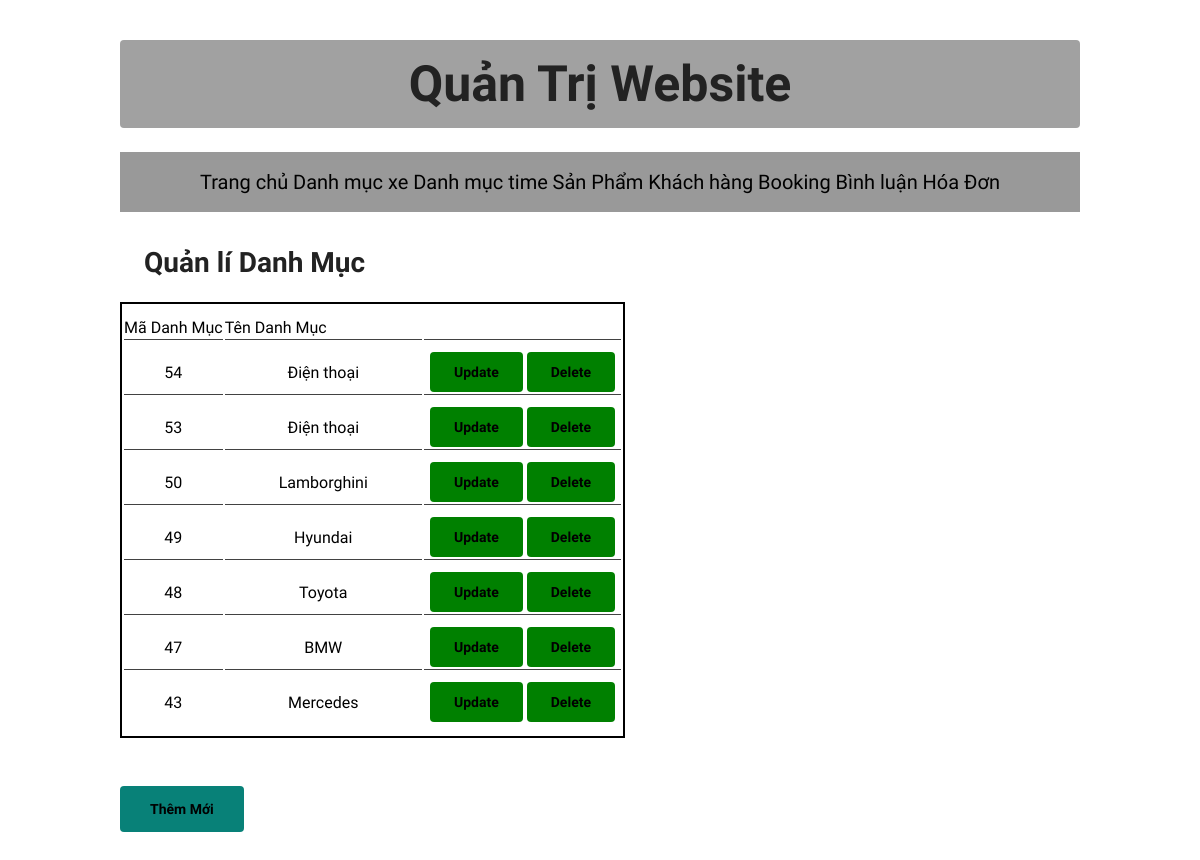
Screenshot of /admin/index.php?act=listdm with the database file from the repository.
### tables this page shows
CREATE TABLE `danhmuc` (
  `id` int(11) NOT NULL,
  `name1` varchar(255) NOT NULL
);

### modal/pdo.php (called while the page is built, shortened)
<?php
function pdo_get_connection(){
    $dburl = "mysql:host=localhost;dbname=duan1;charset=utf8";
    $username = 'root';
    $password = '';
    $conn = new PDO($dburl, $username, $password);
    $conn->setAttribute(PDO::ATTR_ERRMODE, PDO::ERRMODE_EXCEPTION);
    return $conn;
}
function pdo_query($sql){
    $sql_args = array_slice(func_get_args(), 1);
    try{
        $conn = pdo_get_connection();
        $stmt = $conn->prepare($sql);
        $stmt->execute($sql_args);
        $rows = $stmt->fetchAll();
        return $rows;
    }
    catch(PDOException $e){
        throw $e;
    }
    finally{
        unset($conn);
    }
}

### modal/danhmuc.php (called while the page is built, shortened)
<?php
function loadall_danhmuc(){
    $sql="select * from danhmuc order by id desc";
            $listdanhmuc=pdo_query($sql);
            return $listdanhmuc;
}
?>

### admin/danhmuc/list.php (the view, shortened to what this page needs)
<section>
            <h2>Quản lí Danh Mục</h2>
            <table>
                <thead>
                    <tr>
                        <td>Mã Danh Mục</td>
                        <td>Tên Danh Mục</td>
                    </tr>
                </thead>
                <tbody>
                <?php
                    foreach($listdanhmuc as $danhmuc){
                        extract($danhmuc);
                        echo '<tr>
                        <td width="20%">'.$id.'</td>
                        <td width="40%">'.$name1.'</td>
                        <td>
                            <a href="index.php?act=suadm&id='.$id.'""><button class="normal update" >Update</button></a>
                            <a href="index.php?act=xoadm&id='.$id.'"><button class="normal update" >Delete</button></a>
                        </td>
                    </tr>';
                    }
                ?>
                </tbody>
            </table>
        </section>
        <a href="index.php?act=adddm"><button class="normal btn" type ="submit" name = "btn_luu">Thêm Mới</button></a>
        </div>
    </body>
</html>

### admin/header.php (shortened to what this page needs)
<!DOCTYPE html>
<html lang="en">
    <head>
        <link rel="stylesheet" href="../admin/style.css">
        <link rel="stylesheet" href="../admin/style2.css">
    </head>
    <body>
        <div class="app">
            <h1>Quản Trị Website</h1>
            <ul>
                <li><a href="index.php?act=home">Trang chủ</a>
            </li>
                <li><a class="active"  href="index.php?act=listdm">Danh mục xe</a></li>
                <li><a class="active"  href="index.php?act=listdmtime">Danh mục time</a></li>
                <li><a  href="index.php?act=addsp">Sản Phẩm</a></li>
                <li><a  href="index.php?act=khachhang">Khách hàng</a></li>
                <li><a  href="index.php?act=booking">Booking</a></li>
                <li><a   href="index.php?act=dsbl">Bình luận</a></li>
                <li><a href="index.php?act=show">Hóa Đơn</a></li>
            </ul>

### admin/index.php (shortened to what this page needs)
<?php
include "header.php";
include "../modal/pdo.php";
include "../modal/danhmuc.php";
include "../modal/sanpham.php";
$listdanhmuc = loadall_danhmuc();
if(isset($_GET['act'])){
    $act=$_GET['act'];
    switch($act){
            case 'listdm':
                $listdanhmuc = loadall_danhmuc();
                include "danhmuc/list.php";
                break;
    }
}else {
    include "home.php";
}
include "footer.php";
?>

### admin/footer.php
</body>
</html>

### admin/style.css (style rules this page uses)
* { margin: 0; padding: 0; box-sizing: border-box; font-family: 'Spartan',sans-serif; }
h1 { font-size: 50px; line-height: 64px; color: #222; }
h2 { font-size: 46px; line-height: 54px; color: #222; }
button.normal { font-size: 14px; font-weight: 600; padding: 15px 30px; color: #000; background-color: #fff; border-radius: 4px; cursor: pointer; border: none; outline: none; transition: 0.2s; }
body { width: 100%; }

### admin/style2.css (style rules this page uses)
.app { padding: 40px 120px; }
h2 { font-size: 28px; padding-left: 24px; margin-bottom: 12px; }
h1 { padding: 12px 0; background-color: #a1a1a1; text-align: center; border-radius: 4px; margin-bottom: 24px; }
ul { display: flex; justify-content: space-between; align-items: center; padding: 0 80px; background-color: #999; height: 60px; margin-bottom: 24px; }
li { list-style: none; position: relative; }
li a { text-decoration: none; font-size: 20px; color: #000; display: block; font-weight: 500; }
table { padding: 0 40px; }
thead { font-weight: 500; }
button.update { background-color: green; padding: 12px 24px; }
table { border: 2px solid #000; padding: 12px 0; margin-bottom: 24px; }
tbody tr td { border-top: 1px solid rgba(0, 0, 0, 0.742); padding-top: 12px; text-align: center; }
button.btn { background-color: #088178; margin-top: 24px; }

### rows the page displays
danhmuc: id "54", name1 "Điện thoại"
danhmuc: id "53", name1 "Điện thoại"
danhmuc: id "50", name1 "Lamborghini"
danhmuc: id "49", name1 "Hyundai"
danhmuc: id "48", name1 "Toyota"
danhmuc: id "47", name1 "BMW"
danhmuc: id "43", name1 "Mercedes"
